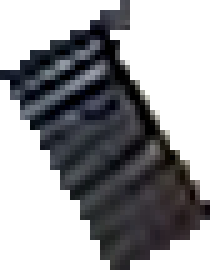
#> input picture src/assets/img/bench/cuff@2x.webp, 42 x 54 px, given in place of marcotest.png, which was not available (shown 5 times larger)
$ python images.py ../src/assets/img/bench/cuff@2x.webp
#> lines starting #> are read from the running program, lines starting #| are printed output that depends on the picture; pictures that were not available may be replaced by others from this repository, and a replacement may not be noted
#!/usr/bin/env python3
"""Genera los assets de imagen del portafolio v2 a partir de los originales.

Uso (desde la raíz del repo):  python tools/images.py  [--only bench|rig|hero|projects]
Requiere: Pillow, numpy, scipy  (tools/requirements.txt)

Salidas en src/assets/img/:
  rig/       base, lips, eyes, brow-l, brow-r, glasses, hand, cup (+ @2x), fallback (+ @2x)
  bench/     body, leg (zapato), toe, hand, cuff (+ @2x)
  character/ hero-bust-800, hero-bust-1024
  projects/  bot, tareas, nakoa, cinema en 640/960/1280 (o el ancho nativo si es menor)
Y la geometría medida del rig en tools/rig-geometry.json (unidades rig-1000).
"""
from __future__ import annotations

import json
import sys
from pathlib import Path

import numpy as np
from PIL import Image, ImageFilter
from scipy import ndimage as ndi

ROOT = Path(__file__).resolve().parents[1]
OLD = ROOT / "design" / "source"
DESIGN = ROOT / "design" / "source"
OUT = ROOT / "src" / "assets" / "img"
GEOM_PATH = ROOT / "tools" / "rig-geometry.json"

RNG = np.random.default_rng(42)
REPORT: list[tuple[str, int]] = []


def rgba(path: Path) -> Image.Image:
    return Image.open(path).convert("RGBA")


# [10 lines left out: function save_webp, not called in this run]


def unsharp(im: Image.Image, radius: float = 1.2, percent: int = 60) -> Image.Image:
    return im.filter(ImageFilter.UnsharpMask(radius=radius, percent=percent, threshold=2))


RIM = (41, 151, 255)  # --action


# [21 lines left out: functions bake_rim, upscale2x, not called in this run]


# --------------------------------------------------------------------------- rig
# Posiciones CSS antiguas (left%, top%, width% del <figure>; la base ocupa el 65 %).
LAYERS = {
    "lips": ("labios.png", 23.8, 28.3, 13.0),
    "eyes": ("ojosmarco.png", 23.0, 18.0, 15.0),
    "brow-l": ("ceja1.png", 22.3, 16.6, 15.0),
    "brow-r": ("ceja2.png", 22.3, 16.6, 15.0),
    "glasses": ("gafas.png", 19.3, 17.6, 23.0),
    "hand": ("manocafe.png", 6.0, 61.0, 33.0),
    "cup": ("cafe.png", 18.0, 64.0, 25.0),
}
PAD = 160  # margen alrededor del lienzo 500 para buscar capas que sobresalen


# [77 lines left out: functions css_guess, register, fill_holes, not called in this run]


def build_rig() -> None:
    base = rgba(OLD / "marcotest.png")            # 500x500, sin rasgos ni vaso
    nobc = rgba(DESIGN / "marcoCafenoBC.png")     # 500x500, personaje completo con vaso
    cafe = Image.open(DESIGN / "marcoCafe.webp").convert("RGB")  # 1024x1024, con fondo pintado
    assert base.size == (500, 500) and nobc.size == (500, 500) and cafe.size == (1024, 1024)

    ref = np.zeros((500 + 2 * PAD, 500 + 2 * PAD, 4), np.uint8)
    ref[PAD : PAD + 500, PAD : PAD + 500] = np.array(nobc)

    geom: dict[str, dict] = {"units": "rig-1000 (base = 1000x1000)", "layers": {}}

    # Base 1x (agujero relleno) y 2x
    base_filled, hole = fill_holes(base)
    hole_px = int(hole.sum())
    ys, xs = np.where(hole)
    msg = f"[rig] agujeros rellenados en base: {hole_px} px"
    if hole_px:
        msg += f", bbox {xs.min()},{ys.min()}-{xs.max()},{ys.max()}"
    print(msg)
    a = np.array(base_filled)[..., 3] > 0
    assert not (ndi.binary_fill_holes(a) & ~a).any(), "quedan agujeros en la base"
    save_webp(bake_rim(base_filled, 2), "rig/base.webp", quality=92)

    base2 = upscale2x(base_filled, sharpen=False)
    b2 = np.array(base2).astype(np.int16)
    cafe_arr = np.array(cafe.resize((1000, 1000), Image.LANCZOS)).astype(np.int16)
    agree = np.abs(b2[..., :3] - cafe_arr).mean(axis=2) < 22
    agree = ndi.binary_erosion(agree, iterations=2)
    hole_big = np.array(Image.fromarray(ndi.binary_dilation(hole, iterations=8).astype(np.uint8) * 255).resize((1000, 1000), Image.NEAREST)) > 0
    agree &= ~hole_big
    # marcoCafe.webp tiene el vaso y la mano pintados: nunca copiar color de esa zona (rig-1000: x 180-560, y 650-1000)
    agree[650:1000, 180:560] = False
    b2[..., :3][agree] = cafe_arr[agree]
    base2 = Image.fromarray(b2.astype(np.uint8), "RGBA")
    rgb = unsharp(base2.convert("RGB"), radius=1.0, percent=45)
    base2 = Image.merge("RGBA", (*rgb.split(), base2.split()[3]))
    save_webp(bake_rim(base2, 4), "rig/base@2x.webp", quality=90)
    geom["layers"]["base"] = {"box": [0, 0, 1000, 1000], "src": "marcotest.png", "hole_px": hole_px}

    # Capas
    for name, (file, left, top, width) in LAYERS.items():
        layer = rgba(OLD / file)
        gx, gy, gw, gh = css_guess(left, top, width, layer.width, layer.height)
        # Las capas se recortaron del lienzo 500 a escala natural: se registran sin reescalar
        # (el CSS antiguo las estiraba ligeramente, de ahi la deriva que se veia en la web).
        arr = np.array(layer)
        x, y, err = register(arr, ref, (gx, gy))
        vis = arr[..., 3] > 32
        vy, vx = np.where(vis)
        box = [x * 2, y * 2, layer.width * 2, layer.height * 2]
        visible = [int((x + vx.min()) * 2), int((y + vy.min()) * 2), int((x + vx.max()) * 2), int((y + vy.max()) * 2)]
        print(f"[rig] {name:8s} css~({gx},{gy}) -> registrado ({x},{y}) err {err:.1f}  box(1000)={box} visible={visible}")
        geom["layers"][name] = {"src": file, "box": box, "visible": visible, "err": round(err, 2)}

        save_webp(layer, f"rig/{name}.webp", lossless=True)

        # 2x: color de marcoCafe.webp (1024) recortado en la caja, alfa de la capa 1x x2
        s = 1024 / 500
        cx0, cy0 = x * s, y * s
        crop = cafe.crop((int(round(cx0)), int(round(cy0)), int(round(cx0 + layer.width * s)), int(round(cy0 + layer.height * s))))
        color = crop.resize((layer.width * 2, layer.height * 2), Image.LANCZOS)
        color = unsharp(color, radius=0.8, percent=40)
        alpha = layer.split()[3].resize((layer.width * 2, layer.height * 2), Image.LANCZOS)
        two = Image.merge("RGBA", (*color.split(), alpha))
        save_webp(two, f"rig/{name}@2x.webp", lossless=True)

    # Fallback (personaje completo con vaso) 1x y 2x
    save_webp(bake_rim(nobc, 2), "rig/fallback.webp", quality=92)
    alpha2 = nobc.split()[3].resize((1024, 1024), Image.LANCZOS)
    fb2 = Image.merge("RGBA", (*cafe.split(), alpha2))
    save_webp(bake_rim(fb2, 4), "rig/fallback@2x.webp", quality=90)

    GEOM_PATH.write_text(json.dumps(geom, indent=2), encoding="utf-8")
    print(f"[rig] geometria -> {GEOM_PATH.relative_to(ROOT)}")


# ------------------------------------------------------------------------- bench
# La escena se reconstruye a partir del dibujo COMPLETO (bancoymarco.png) y de la version del
# autor sin el pie delantero ni la mano del movil (bancomarcoamp.png: jersey pintado bajo la
# mano y retoques sueltos, como el cristal derecho de las gafas). Asi, en reposo, las capas
# superpuestas dan exactamente el dibujo (con esos retoques) y las juntas quedan tapadas:
#   body  el cuerpo, con la pierna delantera entera salvo el zapato; lleva el rim (estatico)
#   leg   el zapato delantero: da golpecitos con la punta pivotando en el tobillo
#   toe   la puntera del zapato trasero, que en el dibujo tapa el talon del delantero
#   hand  la mano del movil, alargada ~9 px por dentro del puno; pivota en la muneca
#   cuff  el puno de la manga, por encima de la mano
# Todo en el lienzo de 500 px del dibujo; el CSS coloca cada capa por su caja (se imprime).
BENCH_FULL, BENCH_AMP = "bancoymarco.png", "bancomarcoamp.png"
BENCH_HAND_AT = (220, 144)  # hand.png sobre el dibujo completo (error medio ~1 nivel)
# pivote del pie: el tobillo, bajo el borde trasero del zapato. Asi el borde no resbala sobre
# el calcetin; lo que se desliza (~4 px) es el talon, que queda detras de la puntera trasera
BENCH_ANKLE = (341.0, 401.0)
BENCH_CUT = ((232.0, 200.0), (240.5, 215.0))  # corte recto de la muneca = borde del puno
BENCH_WRIST_DEPTH = 5.0  # el pivote de la mano va 5 px dentro del puno
# Primera fila del zapato en cada columna (x): por encima quedan el calcetin y la pata del
# banco, que no se mueven. Medido a mano sobre el dibujo (x <= 342: 397; x >= 373: 393).
BENCH_COLLAR = {
    343: 403, 344: 404, 345: 405, 346: 405, 347: 405, 348: 405, 349: 405, 350: 404, 351: 404,
    352: 403, 353: 403, 354: 402, 355: 402, 356: 401, 357: 398, 358: 396, 359: 395, 360: 394,
    361: 393, 362: 392, 363: 392, 364: 392, 365: 392, 366: 393, 367: 393, 368: 393, 369: 394,
    370: 394, 371: 394, 372: 394,
}


def _premul(a: np.ndarray) -> np.ndarray:
    return a[..., :3] * (a[..., 3:4] / 255.0)


# [153 lines left out: functions _rim_alpha, _nearest_fill, _row_fill, bench_masks, bench_layers, build_bench and 1 more, not called in this run]


# --------------------------------------------------------------------- projects
PROJECTS = {
    "bot": ("bot.png", None),
    "tareas": ("persona_compartiendo.png", None),
    "nakoa": ("nakoa.png", None),
    "cinema": ("cinema.png", (0, 0, 1120, 700)),  # banda de cabecera 16:10
}
CANVAS = (10, 13, 20)  # --canvas


# [22 lines left out: function build_projects, not called in this run]


def main() -> None:
    # --only bench (o rig, hero, projects) regenera solo esa parte
    steps = {"rig": build_rig, "bench": build_bench, "hero": build_hero, "projects": build_projects}
    only = sys.argv[sys.argv.index("--only") + 1].split(",") if "--only" in sys.argv else list(steps)
    for name in only:
        steps[name]()
#> this loop made 1 pass
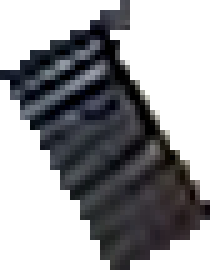
#> input picture src/assets/img/bench/cuff@2x.webp, 42 x 54 px, given in place of marcotest.png, which was not available (shown 5 times larger)
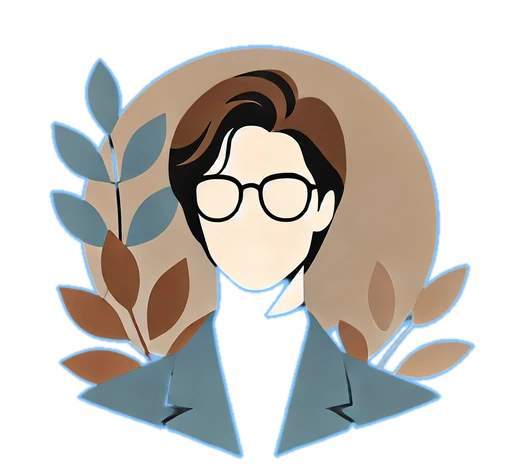
#> input picture src/assets/img/character/hero-bust-520.webp, 520 x 472 px, given in place of marcoCafenoBC.png, which was not available
#> pass 1, in build_rig, `cafe = Image.open(DESIGN / "marcoCafe.webp").convert("RGB")`:
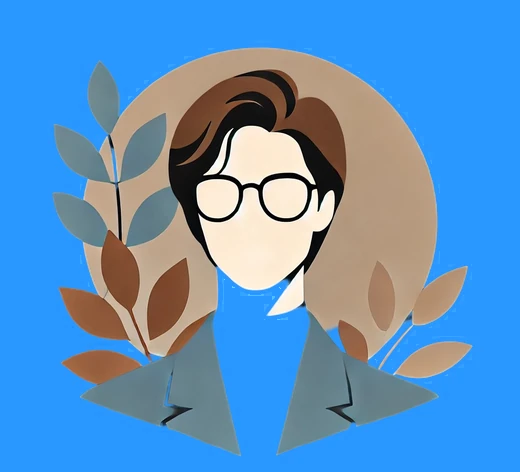
#> cafe: PIL image 520x472 RGB; mean R, G, B 92.5, 146.3, 195
    total = sum(s for _, s in REPORT)
    print("\n--- salidas ---")
    for rel, size in REPORT:
        print(f"{size/1024:8.1f} KB  {rel}")
    print(f"{total/1024:8.1f} KB  TOTAL ({len(REPORT)} ficheros)")


if __name__ == "__main__":
#> (the run stopped early here; a loop or call above may not have finished)
